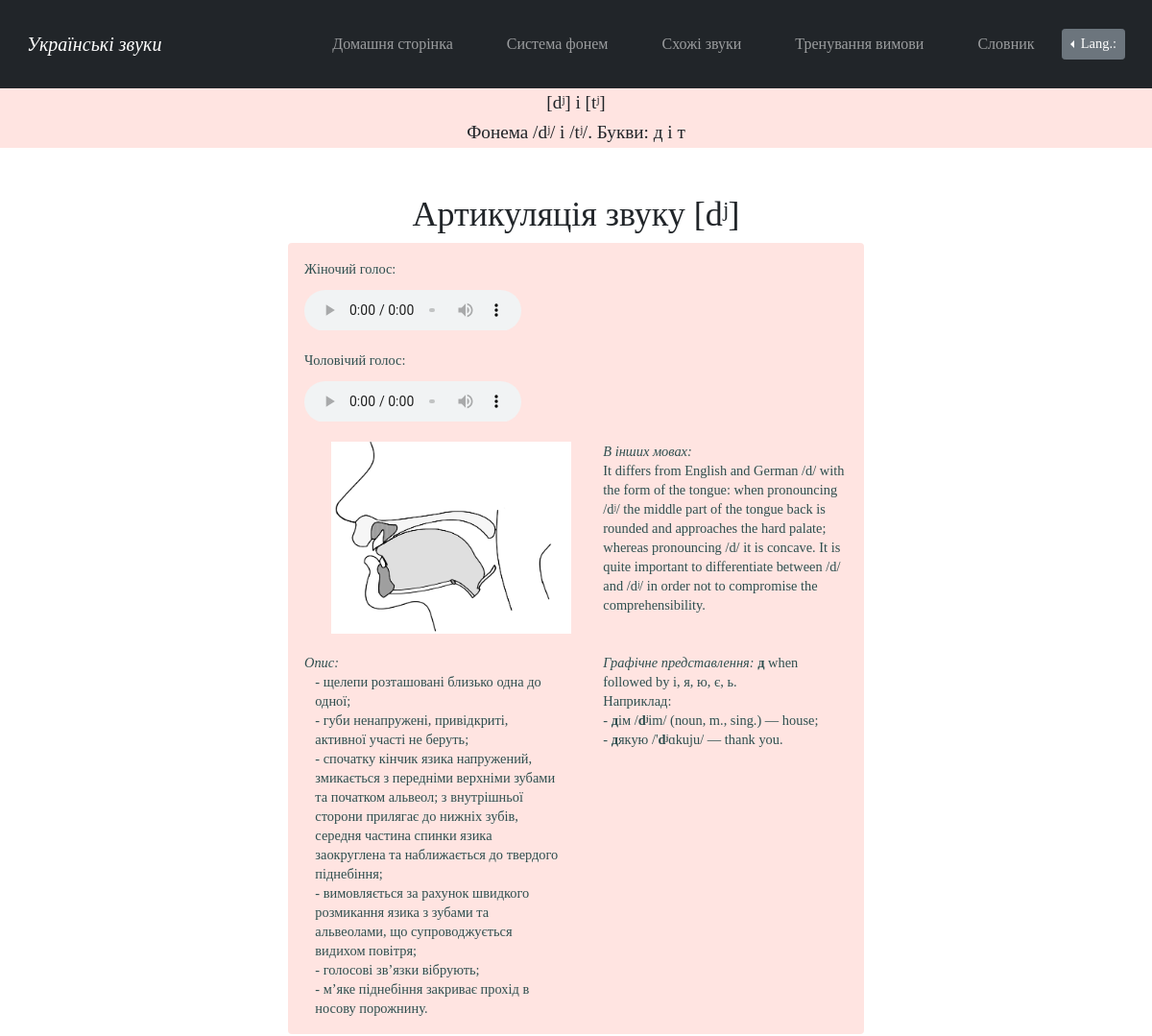
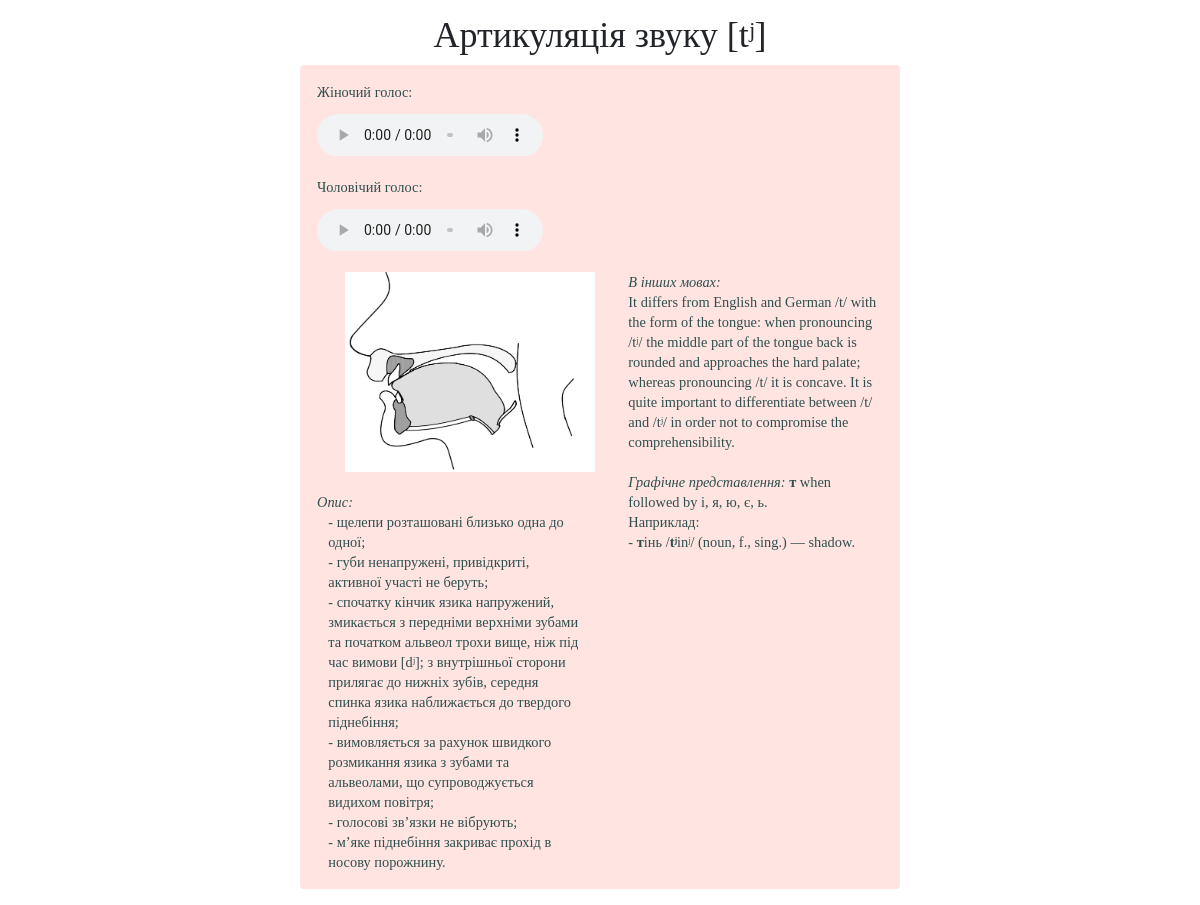
Page /sound_dj_tj on the committed database (2 pictures, top to bottom).
### main/models.py (models this page shows)
class InformationAboutConsonants(models.Model):
    id = models.AutoField('id', primary_key=True)
    sound = models.CharField('звук', max_length=6)
    place_of_articulation = models.TextField('місце артикуляції', default='')
    way_of_articulation = models.TextField('спосіб артикуляції', default='')
    palatalization = models.TextField('ступінь палаталізації', default='')
    description = models.TextField('опис вимови')
    eng_description = models.TextField('англ. опис вимови', default='')
    image = models.ImageField('ілюстрація вимови', upload_to="media")
    audio = models.FileField(upload_to='documents/', default='')
    male_audio = models.FileField(upload_to='documents/', default='')

### main/views.py (the view)
# urls.py: path("sound_dj_tj", views.sound_dj_tj, name='sound_dj_tj'),
def sound_dj_tj(request):
    information = InformationAboutConsonants.objects.filter(sound__contains='dʲ')
    information2 = InformationAboutConsonants.objects.filter(sound__contains='tʲ')
    return render(request, 'main/sound_dj_tj.html', {'information': information, 'information2': information2})

### main/templates/main/sound_dj_tj.html (shortened to what this page needs)
{% extends 'main/pattern_for_consonants.html' %}
{% load i18n %}
{% load static %}
{% block lang_switch %}
<div class="dropleft">
      <button class="btn btn-secondary btn-sm dropdown-toggle" type="button" id="dropdownMenuButton"
              data-toggle="dropdown" aria-haspopup="true" aria-expanded="false">
        Lang.:
      </button>
            {% get_current_language as LANGUAGE_CODE %}
            {% get_available_languages as LANGUAGES %}
            {% get_language_info_list for LANGUAGES as languages %}
    </div>
{% endblock %}
{% block sound %}[dʲ] i [tʲ]{% endblock %}
{% block phoneme %}/dʲ/ i /tʲ/{% endblock %}
{% block letter %}д i т{% endblock %}
{% block examples %}<i>{% translate "In other languages:" %}</i>
It differs from English and German /d/ with the form of the tongue: when pronouncing /dʲ/ the middle part of the tongue back is rounded and approaches the hard palate; whereas pronouncing /d/ it is concave. It is quite important to differentiate between /d/ and /dʲ/ in order not to compromise the comprehensibility.
<i>{% translate "Pertinent letter/s" %}:</i> <b>д </b> when followed by і, я, ю, є, ь.
{% translate "For example" %}:
- <b>д</b>ім /<b>dʲ</b>im/ (noun, m., sing.) — house;
- <b>д</b>якую /'<b>dʲ</b>ɑkuju/ — thank you.
{% endblock %}
{% block examples2 %}<i>{% translate "In other languages:" %}</i>
It differs from English and German /t/ with the form of the tongue: when pronouncing /tʲ/ the middle part of the tongue back is rounded and approaches the hard palate; whereas pronouncing /t/ it is concave. It is quite important to differentiate between /t/ and /tʲ/ in order not to compromise the comprehensibility.
<i>{% translate "Pertinent letter/s" %}:</i> <b>т </b> when followed by і, я, ю, є, ь.
{% translate "For example" %}:
- <b>т</b>інь /<b>tʲ</b>inʲ/ (noun, f., sing.) — shadow.
{% endblock %}

### main/templates/main/pattern_for_consonants.html (shortened to what this page needs)
{% extends 'main/pattern.html' %}
{% load i18n %}
{% load static %}
{% block stylesheet %}<link rel="stylesheet" href="{% static 'main/css/pattern_separate_sounds.css' %}">{% endblock %}
{% block content %}
<main>
    <div class="header">
        <h2>{% block sound %}{% endblock %}</h2>
         <h3>{% translate "Phoneme" %} {% block phoneme %}{% endblock %}.
            {% translate "Letters:" %} {% block letter %}{% endblock %}</h3>
    </div>
    <div class="main_content">
        {% get_current_language as LANGUAGE_CODE %}
        {% for el in information%}
        <h3>{% translate "Articulation of the sound" %} {{el.sound}}</h3>
            <div class="alert alert-custom  fade in alert-dismissable show mt-2">
                <figure><figcaption>{% translate "Жіночий голос:" %}</figcaption>
                    <audio controls src={{el.audio.url}}>
                    </audio>
                </figure>
                <figure><figcaption>{% translate "Чоловічий голос:" %}</figcaption>
                    <audio controls src={{el.male_audio.url}}>
                    </audio>
                </figure>
                <img src={{el.image.url}} alt="Звук">
                <p class="examples" id="examples">{% block examples %}{% endblock %}<br></p>
                <p><i>{% translate "Description:" %}</i></p>
                {% if LANGUAGE_CODE == "uk" %}
                    <p class = "description" id="description">{{el.description}}</p>
                {%else%}
                    <p class = "description" id="description1.2">{{el.eng_description}}</p>
                {%endif%}
            </div>
        {%endfor%}
        {% for el in information2%}
        <h3>{% translate "Articulation of the sound" %} {{el.sound}}</h3>
            <div class="alert alert-custom  fade in alert-dismissable show mt-2">
                <figure><figcaption>{% translate "Жіночий голос:" %}</figcaption>
                    <audio controls src={{el.audio.url}}>
                    </audio>
                </figure>
                <figure><figcaption>{% translate "Чоловічий голос:" %}</figcaption>
                    <audio controls src={{el.male_audio.url}}>
                    </audio>
                </figure>
                <img src={{el.image.url}} alt="Звук">
                <p class="examples" id="examples2">{% block examples2 %}{% endblock %}<br></p>
                <p><i>{% translate "Description:" %}</i></p>
                {% if LANGUAGE_CODE == "uk" %}
                    <p class = "description" id="description2">{{el.description}}</p>
                {%else%}
                    <p class = "description" id="description2.2">{{el.eng_description}}</p>
                {%endif%}
            </div>
        {%endfor%}
    </div>
</main>
{% endblock %}

### main/static/main/css/pattern.css (style rules this page uses)
body { background: white; font-family: Garamond, Baskerville, "Baskerville Old Face", "Hoefler Text", "Times New Roman", serif; font-style: normal; font-variant: normal; font-weight: 400; line-height: 20px; }
.dropleft { padding-top:20px; padding-bottom:20px; }
.btn { font-size: .9em; }

### main/static/main/css/pattern_separate_sounds.css (style rules this page uses)
.header { text-align: center; background: #FFE4E1; width: 100%; height: 4em; padding-top: .3em; }
.header > h2, h3 { text-align: center; font-size: 1.2em; }
.main_content { margin-top: 4vw; font-size: .9em; margin-left: auto; margin-right: auto; }
.main_content > h3 { text-align: center; font-size: 3vw; }
.main_content img { margin-left: 5%; margin-bottom: 20px; width:250px; height:200px; }
.main_content p { white-space: pre-line; font-size: 1em; }
.alert-custom { background-color:#FFE4E1; color:#2F4F4F; }
.alert-custom > p { margin-bottom:0px; }
@media screen and (min-width:601px) { .header { margin-top: 50px; } }
@media screen and (min-width:601px) { .main_content { width: 80%; } }
@media screen and (min-width:601px) { .alert-custom { background-color: ; } }
@media screen and (min-width:601px) { audio { width: 50%; padding-top:2%; } }
@media screen and (min-width:768px) { .header { margin-top: 110px; } }
@media screen and (min-width:768px) { .alert-custom { background-color: ; } }
@media screen and (min-width:768px) { audio { width: 40%; } }
@media screen and (min-width:768px) { .examples { float: right; width: 45%; } }
@media screen and (min-width:768px) { .description { width: 45%; margin-left:2%; } }
@media screen and (min-width:980px) { .header { margin-top: 90px; } }
@media screen and (min-width:980px) { .main_content { width: 65%; } }
@media screen and (min-width:980px) { .alert-custom { background-color: ; } }
@media screen and (min-width:980px) { audio { width: 40%; } }
@media screen and (min-width:1200px) { .main_content { width: 50%; } }
@media screen and (min-width:1200px) { .alert-custom { background-color:; } }

### rows in the picture
InformationAboutConsonants: sound "[dʲ]", image (picture), description "- щелепи розташовані близько одна до одної; - губи ненапружені, привідкриті, активної участі не беруть; - спочатку кінчик язика напружений, змикається з передніми верхніми зубами та початком альвеол; з внутрішньої сторони прилягає до нижніх зубів, середня частина спинки язика заокруглена та наближається до твердого піднебіння; - вимовляється за рахунок швидкого розмикання язика з зубами та альвеолами, що супроводжується видихом повітря; - голосові зв’язки вібрують; - м’яке піднебіння закриває прохід в носову порожнину."
InformationAboutConsonants: sound "[tʲ]", image (picture), description "- щелепи розташовані близько одна до одної; - губи ненапружені, привідкриті, активної участі не беруть; - спочатку кінчик язика напружений, змикається з передніми верхніми зубами та початком альвеол трохи вище, ніж під час вимови [dʲ]; з внутрішньої сторони прилягає до нижніх зубів, середня спинка язика наближається до твердого піднебіння; - вимовляється за рахунок швидкого розмикання язика з зубами та альвеолами, що супроводжується видихом повітря; - голосові зв’язки не вібрують; - м’яке піднебіння закриває прохід в носову порожнину."
